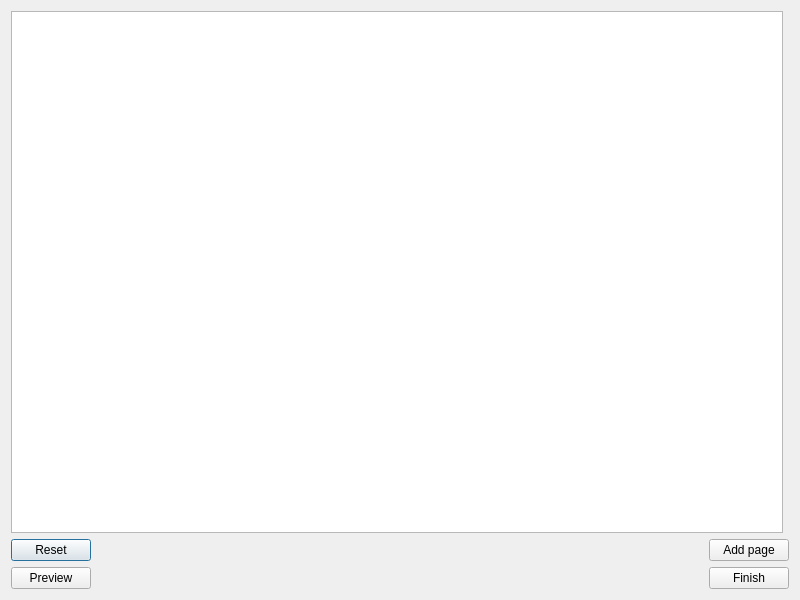
<?xml version="1.0" encoding="UTF-8"?>
<ui version="4.0">
 <class>SettingPageTypeTwo</class>
 <widget class="QDialog" name="SettingPageTypeTwo">
  <property name="geometry">
   <rect>
    <x>0</x>
    <y>0</y>
    <width>800</width>
    <height>600</height>
   </rect>
  </property>
  <property name="windowTitle">
   <string>Dialog</string>
  </property>
  <layout class="QGridLayout" name="gridLayout">
   <item row="1" column="0" rowspan="2" colspan="2">
    <layout class="QHBoxLayout" name="horizontalLayout">
     <item>
      <layout class="QVBoxLayout" name="verticalLayout_2">
       <item alignment="Qt::AlignLeft">
        <widget class="QPushButton" name="resetButton">
         <property name="text">
          <string>Reset</string>
         </property>
        </widget>
       </item>
       <item alignment="Qt::AlignLeft">
        <widget class="QPushButton" name="previewButton">
         <property name="text">
          <string>Preview</string>
         </property>
        </widget>
       </item>
      </layout>
     </item>
     <item>
      <layout class="QVBoxLayout" name="verticalLayout">
       <item alignment="Qt::AlignRight">
        <widget class="QPushButton" name="addPageButton">
         <property name="text">
          <string>Add page</string>
         </property>
        </widget>
       </item>
       <item alignment="Qt::AlignRight">
        <widget class="QPushButton" name="finishButton">
         <property name="text">
          <string>Finish</string>
         </property>
        </widget>
       </item>
      </layout>
     </item>
    </layout>
   </item>
   <item row="0" column="0">
    <widget class="QPlainTextEdit" name="recipeTextEdit"/>
   </item>
  </layout>
 </widget>
 <resources/>
 <connections/>
</ui>
